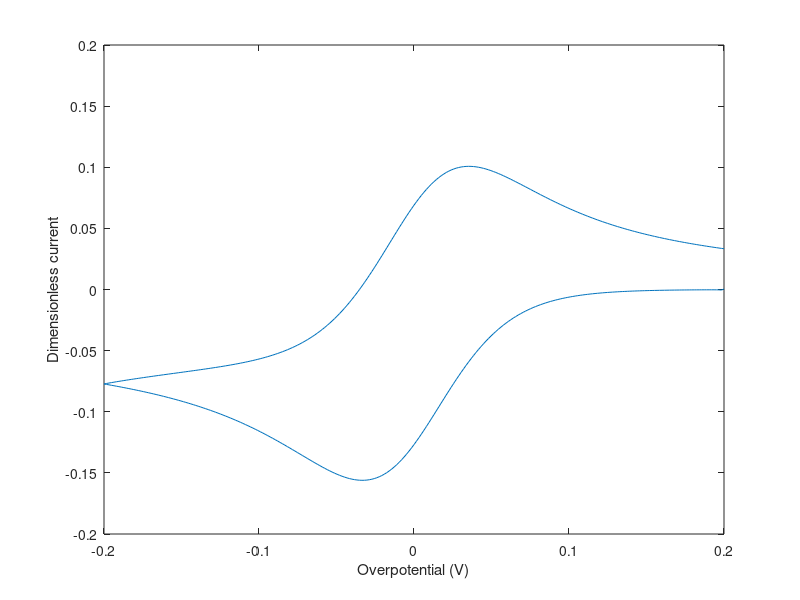

Here is the MATLAB script that generated this plot:
% CV simulation - Bard and Faulkner, Appendix B
% Peter Attia
% Updated September 12, 2017

clear, clc, close all

%%% INDEPENDENT VARIABLES %%%
C      = 1.0;   % [=] mol/cm^3, initial concentration of O. Default = 1.0
D      = 1E-5;  % [=] cm^2/s, O & R diffusion coefficient. Default = 1E-5
etai   = +0.2;  % [=] V, initial overpotential (relative to redox potential). Default = +0.2
etaf   = -0.2;  % [=] V, final overpotential (relative to redox potential). Default = -0.2
v      = 1E-3;  % [=] V/s, sweep rate. Default = 1E-3
n      = 1.0;   % [=] number of electrons transfered. Default = 1
alpha  = 0.5;   % [=] dimensionless charge-transfer coefficient. Default = 0.5
k0     = 0.01;  % [=] cm/s, electrochemical rate constant. Default = 1E-2
k1     = 0;    % [=] 1/s, chemical rate constant. Default = 0

%%% CONSTANTS %%%
F      = 96485;   % [=] C/mol, Faraday's constant
R      = 8.3145;  % [=] J/mol-K, ideal gas constant
T      = 298.15;  % [=] K, temperature. Default = 298.15
f      = F/(R*T); % [=] 1/V, normalized Faraday's constant at room temperature

%%% SIMULATION VARIABLES %%%
L      = 500;    % [=] number of iterations per t_k (pg 790). Default = 500
DM     = 0.45;   % [=] model diffusion coefficient (pg 788). Default = 0.45

%%% DERIVED CONSTANTS %%%
j      = ceil(4.2*L^0.5)+5;  % [=] number of boxes (pg 792-793). If L~200, j=65
tk     = 2*(etai-etaf)/v;    % [=] s, characteristic exp. time (pg 790). In this case, total time of fwd and rev scans
Dt     = tk/L;               % [=] s, delta time (Eqn B.1.10, pg 790)
Dx     = sqrt(D*Dt/DM);      % [=] cm, delta x (Eqn B.1.13, pg 791)
ktk    = k1*tk;              % [=] dimensionless kinetic parameter (Eqn B.3.7, pg 797)
km     = ktk/L;              % [=] normalized dimensionless kinetic parameter (see bottom of pg 797)
Lambda = k0/(D*f*v)^0.5;     % [=] dimensionless reversibility parameter (Eqn 6.4.4, pg. 236-239)

if km>0.1
    warning(['k_c*t_k/l equals ' num2str(km) ...
        ', which exceeds the upper limit of 0.1 (see B&F, pg 797)'])
end

%%% START SIMULATION %%%
k = 0:L;
t = Dt * k;
eta1 = etai - v*t; % negative scan
eta2 = etaf + v*t; % positive scan
eta = [eta1(eta1>etaf) eta2(eta2<=etai)]'; % eta includes both fwd and rev
Enorm = eta*f;
kf = ( k0*tk*exp(  -alpha *n*Enorm) )./( sqrt(DM*L)*Dx );
kb = ( k0*tk*exp((1-alpha)*n*Enorm) )./( sqrt(DM*L)*Dx );

O = C*ones(L+1,j); % Initial concentrations of O
R = zeros(L+1,j);  % Initial concentrations of R
Z = zeros(L+1,1);  % Dimensionless current

% First dimensionless current (pg 792)
Z(1) = ( kf(1)*O(1,2) - kb(1)*R(1,2) ) ./ (1 + kf(1) + kb(1));

% k = time index. j = distance index
for i1 = 2:length(k)
    % Update surface concentrations
    Z(i1)   = ( kf(i1).*O(i1,2) - kb(i1).*R(i1,2) ) ./ (1 + kf(i1) + kb(i1));
    O(i1,1) = O(i1,2) - Z(i1) + km*R(i1-1,1);
    R(i1,1) = R(i1,2) + Z(i1) - km*R(i1-1,1);

    % Update bulk concentrations of O and R
    for i2 = 2:j-1
        O(i1,i2) = O(i1-1,i2) + DM*(O(i1-1,i2+1)+O(i1-1,i2-1)-2*O(i1-1,i2)) ...
            + km * R(i1-1,i2);

        R(i1,i2) = R(i1-1,i2) + DM*(R(i1-1,i2+1)+R(i1-1,i2-1)-2*R(i1-1,i2)) ...
            - km * R(i1-1,i2);
    end

    % Update current.
    % We flip the sign of current because the Bard and Faulkner current
    % convention is weird
    Z(i1)   = -( kf(i1).*O(i1,2) - kb(i1).*R(i1,2) ) ./ (1 + kf(i1) + kb(i1));
end

plot(eta,Z)
xlabel('Overpotential (V)'), ylabel('Dimensionless current')
